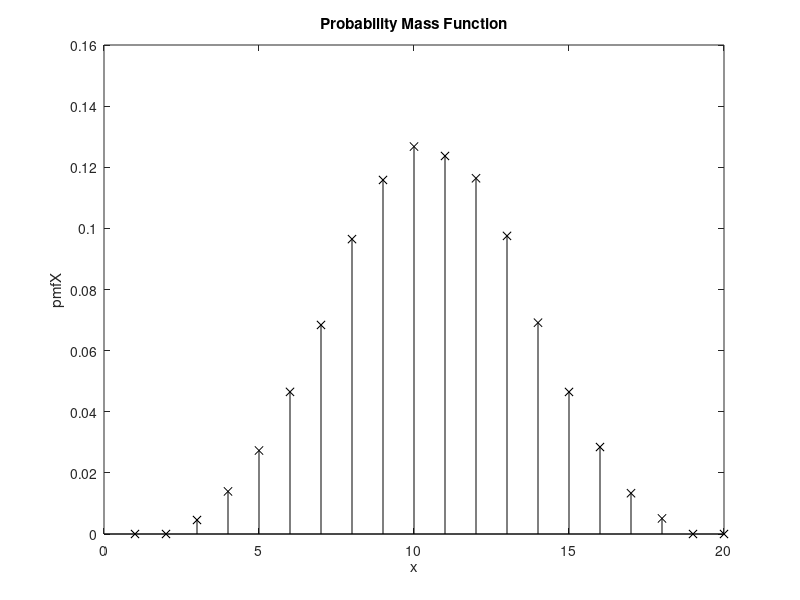

MATLAB code for this plot: (Note: this script raises an error after producing the figure.)
function Playing_Dices
%%Group Assignment 03: Playing dices

%Q1: Number of possible outcomes to get X as sum of tree dice-rolls
Sum=zeros(1,20); %Counters of possible outcomes with sum X
for x1=1:6
    for x2=1:6
        for x3=1:6
           Sum(x1+x2+x3)=Sum(x1+x2+x3)+1;
        end
    end
end
Outcomes=Sum

N=100000; %Number of plays (simulaations)
n=zeros(1,20); %Counters
n1_6=0;
n23_6=0;

%Rolling dices
for i=1:N
    X1=randi(6); %Dice 1
    X2=randi(6); %Dice 2
    X3=randi(6); %Dice 3
    X=X1+X2+X3; %Sum of dices
    n(X)=n(X)+1; %Count number of plays with sum=X
    if X1==6
        n1_6=n1_6+1; %Count number of plays with 1st roll=6
        if X2+X3>=6
            n23_6=n23_6+1; %Count number of plays with 1st roll=6 and sum>=12
        end
    end 
end

%Q2: pmf
for X=1:20
    pmf(X)=n(X)/N; %pmf(X)
end
figure(1)
stem(pmf,'kx') %Stem plot
title('Probability Mass Function')
xlabel('x')
ylabel('pmfX')

%Q3: cdf
for x=1:200
    FX(x)=cdfX(x/10,pmf,1,20);
end
figure(2)
plot(FX) %Stem plot
title('Cumulative Distribution Function')
xlabel('x')
ylabel('cdfX')

%Q4: Pr(X=8)
Pr_8=n(8)/N %Relative frequency probability
pmf_8=pmf(8) %pmf probalitily

%Q5: Pr(X>=12)
Pr_min12=(n(12)+n(13)+n(14)+n(15)+n(16)+n(17)+n(18))/N

%Q6: Pr(9<=X<=15)
Pr_min9_max15=(n(9)+n(10)+n(11)+n(12)+n(13)+n(14)+n(15))/N

%Q7: Pr(X<4 or X>16)
Pr_max3_min16=(n(3)+n(17)+n(18))/N

%Q8+9: Mean, variance and standard deviation
EX=0;
EX2=0;
for X=3:18
    EX=EX+X*n(X)/N;
    EX2=EX2+X^2*n(X)/N;
end
EX %Mean
VarX=EX2-EX^2 %Variance
SDX=sqrt(VarX) %Standard deviation

%Q10: Pr(|X-EX|<=(1,2,3)*SDX)
nSD=zeros(1,3); %Counters
for X=3:18
    if abs(X-EX)<=SDX
        nSD(1)=nSD(1)+n(X); %Number of rolls within 1SD
    end
    if abs(X-EX)<=2*SDX
        nSD(2)=nSD(2)+n(X); %Number of rolls within 2SD
    end
    if abs(X-EX)<=3*SDX
        nSD(3)=nSD(3)+n(X); %Number of rolls within 3SD
    end
end
Pr_1SD=nSD(1)/N %Probability of sum within 1SD
Pr_2SD=nSD(2)/N %Probability of sum within 2SD
Pr_3SD=nSD(3)/N %Probability of sum within 3SD

%Q11: Pr(X>=12 given X1=6)
Pr_6_12=n23_6/n1_6 %1st roll=6 and sum>=6
